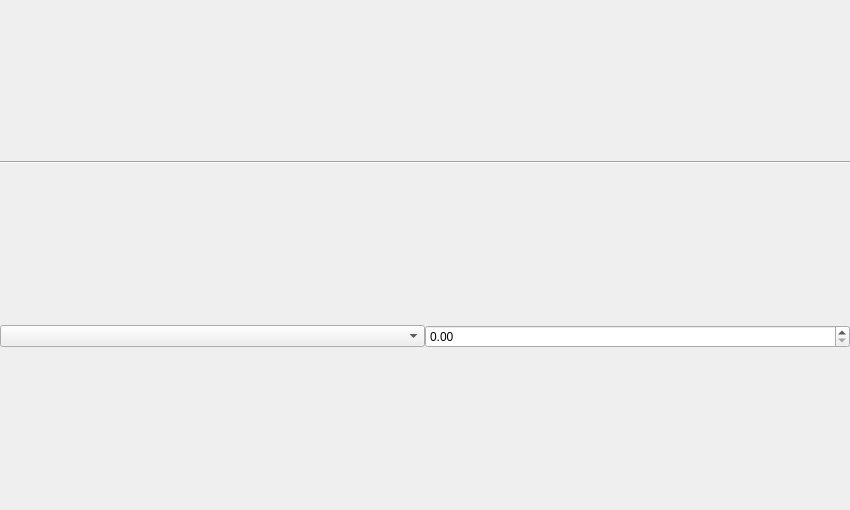
<?xml version="1.0" encoding="UTF-8"?>
<ui version="4.0">
 <class>SketcherWidgetForm</class>
 <widget class="QWidget" name="SketcherWidgetForm">
  <property name="geometry">
   <rect>
    <x>0</x>
    <y>0</y>
    <width>850</width>
    <height>510</height>
   </rect>
  </property>
  <property name="windowTitle">
   <string>2D Sketcher</string>
  </property>
  <layout class="QHBoxLayout" name="horizontalLayout">
   <property name="spacing">
    <number>0</number>
   </property>
   <property name="leftMargin">
    <number>0</number>
   </property>
   <property name="topMargin">
    <number>0</number>
   </property>
   <property name="rightMargin">
    <number>0</number>
   </property>
   <property name="bottomMargin">
    <number>0</number>
   </property>
   <item>
    <layout class="QVBoxLayout" name="verticalLayout">
     <property name="spacing">
      <number>0</number>
     </property>
     <item>
      <widget class="Line" name="line">
       <property name="orientation">
        <enum>Qt::Horizontal</enum>
       </property>
      </widget>
     </item>
     <item>
      <layout class="QHBoxLayout" name="horizontalLayout_2">
       <item>
        <widget class="QComboBox" name="carbon_labels_combo"/>
       </item>
       <item>
        <widget class="QDoubleSpinBox" name="font_sb"/>
       </item>
      </layout>
     </item>
    </layout>
   </item>
  </layout>
 </widget>
 <resources>
  <include location="../sketcher.qrc"/>
 </resources>
 <connections/>
</ui>
